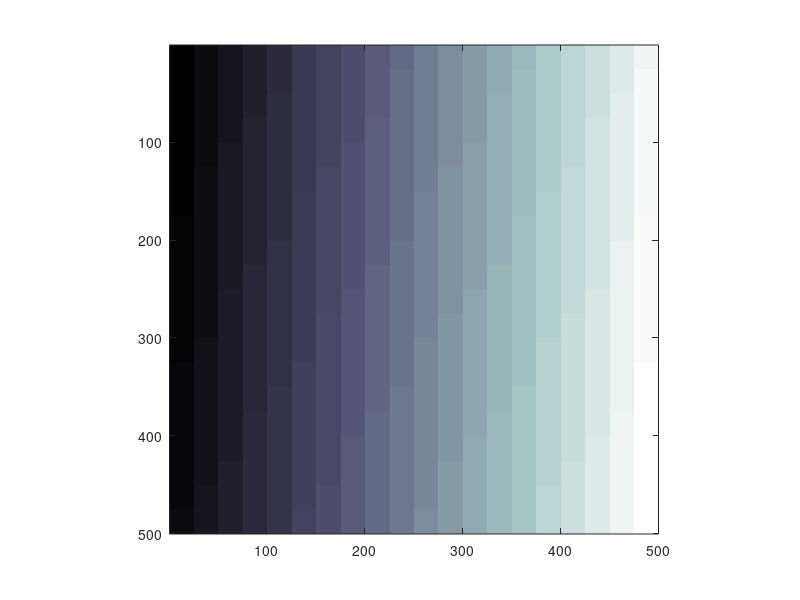

Reproduce this figure in MATLAB. (Note: this script raises an error after producing the figure.)
%% Data synthesis code for deep learning written by JYoon 2022.09.06
close all, clear all, clc

%% Color chart data synthesis

%% Parameters (여기서 파라미터 변환 가능)

% 450 nm (909) - 700 nm (1770)
% numbers_of_data=100;
base_size=[500 500]; % 기본 바탕 이미지 크기
img_size=[250 250]; % DL에 사용할 이미지 크기
seg_size=25; % 더 작게 조정하면 여러개 컬러 데이터 학습 가능
total_colors=18;
input_channel=25; 
output_channel=75;

mode_setting = 1; %1: Reflection, 2: Absorption, 3: Raw sample signal (normalization 과정 없는 신호)


% m_path='D:\Projects\015_Deep_learning_based_HSI\Synthetic_code\data_220903' % 데이터 저장경로
% data_path = 'D:\Projects\015_Deep_learning_based_HSI\Synthetic_code';
numbers_of_data=500; % Training 데이터 생성 갯수
numbers_of_test=5; % Test 용 데이터 수
num_of_color_selected=15; % Training에 사용할 색상 수
dataset_num = 2; % 데이터 셋 갯수, 설정한 숫자만큼 폴더가 생성됨
noise_level = 0.05; % 최소 값의 5% 노이즈 추가
%% Base target synthesis
% 기본 바탕 이미지를 만든 후 랜덤하게 회전해서 사용.
vertical_num = floor(base_size(1)/seg_size); 
row_base=repmat(reshape(repmat([1:vertical_num],seg_size,1),1,[])',[1 seg_size]);
seg_base_img=[];
for ff=1:1:vertical_num
    seg_base_img=[seg_base_img, row_base+(ff-1)*vertical_num];
end
figure(35), imagesc(seg_base_img),axis image, colormap('bone')
%% Load GT data
% cd(data_path)
load('Biological_data.mat') 
% Ref_data contains 1: Wavelength, 2: White background, 3: Dark background
% e.g. if you want to select the wavelength information, you should call as
% wavelength = Ref_data(:,1);
% C_data contains raw data of 18 different colours
%% Data preparation
return
Ref_data=gt_data{2};% 220706 측정 데이터 확용 각 색상 5번씩 측정
wavelength=Ref_data(:,1);
average_white_bg=mean(Ref_data(:,2:6),2);
white_bg=repmat(average_white_bg,[1 size(Ref_data,2)]);

switch mode_setting
    case 1
        sample_data = (Ref_data)./(white_bg); %반사값 
    case 2
        sample_data = abs(-log10((Ref_data)./(white_bg))); %흡수값
    case 3
        sample_data = (Ref_data)/max(max(white_bg)); % Raw data를 0-1로 normalization
end

% %% Data viewing code (각 스펙트럼 확인)
% for ii=1:1:23
%     figure(35), plot(wavelength, sample_data(:,(ii*5)+2)), title(num2str(ii)),axis([400 700 0 1])
%     pause()
% end
% % 숫자는 read_me.ppt에 있는 색상을 의미함.


%% Reshape_GT data
w_length=imresize(wavelength(909:1770), [output_channel,1]);
N_colors=imresize(sample_data(909:1770,:), [output_channel,size(Ref_data,2)]);
% %% Data viewing code for resized data (output channel 개수로 변환된 데이터 확인)
% for ii=1:1:total_colors
%     figure(35), plot(w_length, N_colors(:,ii*5+2)), title(num2str(ii)),ylim([0 1])
% %     figure(35), plot(w_length, abs(-log10(N_colors(:,ii*5+2)))), title(num2str(ii)),ylim([0 2])
%     pause(0.1)
% end
%% Filter parameters

filtered_w_length=imresize(wavelength(909:1770),[input_channel,1]);
filter_transmittance=[1:1:output_channel]*0.4/output_channel+0.8;
filter_band_width=round(linspace(15,75,output_channel));


%% Filter generation
filter_pos=round(linspace(909,1700,input_channel));
filters=zeros(length(wavelength),input_channel);
for ff=1:1:length(filter_pos)
    temp_filter=normpdf([1:1:length(wavelength)],filter_pos(ff),filter_band_width(ff));
    temp_filter=temp_filter/max(max(temp_filter));
%     figure(12), plot(wavelength,temp_filter),axis([400 700 0 1])
%     hold on
%     pause(0.1)
    filters(:,ff)=temp_filter';
end
%% Filter applied spectrum
Filtered_colors=[];
weights=0.45;
for cc=2:1:size(Ref_data,2)
    temp_color=sample_data(:,cc);
    figure(35), plot(wavelength,temp_color),axis([450 700 0 1])
    temp_filtered_color=zeros(input_channel,1);
    for tt=1:1:size(filters,2)
        temp_filtered_color(tt,1)=sum(sum(temp_color.*filters(:,tt)))/sum(sum(squeeze(filters(:,tt)>weights)));
        
    end
    
    Filtered_colors(:,cc)=temp_filtered_color;
end

return

%% Data generation
cd(m_path);
test_color=total_colors-num_of_color_selected;

for fol=1:1:dataset_num
    cd(m_path)
    mkdir(num2str(fol))
    rand_color_index=randperm(total_colors); % 각 데이터셋마다 랜덤하게 트레이닝에 쓸 color 선택
    cd(num2str(fol))
    mkdir('training')
    mkdir('test')
    cd('training')
    
    % training data set generator
    for nn=1:1:numbers_of_data+numbers_of_test % training 데이터 생성 후 같은 데이터 셋으로 테스트 데이터 생성 (seen data)
        
        % step1: 각 영역에 랜덤 색 부여
        random_color_img=zeros(size(seg_base_img));
        for ff=1:1:max(max(seg_base_img))
            random_color_img(find(seg_base_img==ff))=rand_color_index(round(rand(1)*(num_of_color_selected-1)+1)); % 각 영역에 1-선택된 숫자 사이 랜덤 숫자 생성
        end
        rotated_seg_img=imrotate(random_color_img,rand(1)*360-180);
        c_pos=[round(size(rotated_seg_img,1)/2),round(size(rotated_seg_img,2)/2)];
        cropped_img=rotated_seg_img(c_pos(1)-img_size(1)/2:c_pos(1)+img_size(1)/2-1,c_pos(2)-img_size(2)/2:c_pos(2)+img_size(2)/2-1);
        
        % step2: GT data and filtered data synthesis
        GT_data=zeros(img_size(1),img_size(2),output_channel);
        Filtered_data=zeros(img_size(1),img_size(2),input_channel);
        
        for cc=1:1:total_colors
            % 각 색상이 5번씩 측정 되었기 때문에 1-5 사이의 랜덤 넘버를 생성해 활용
            rand_measure_num=round(rand(1)*4+1);
            selected_area = squeeze(cropped_img==cc);
            GT_color_matrix=zeros(img_size(1),img_size(2),output_channel);
            Filtered_color_matrix=zeros(img_size(1),img_size(2),input_channel);
            if find(selected_area>0)
                % data 형태가 1열 wavelength, 2-6 wihte 7-11 1번 색상, 12-16 2번
                % 색상----- 이기 때문에 cc*5+1+rand_measure_num index 사용
                
                GT_color_matrix=repmat(reshape(N_colors(:,cc*5+1+rand_measure_num),[1,1,output_channel]),[img_size(1),img_size(2),1]).*repmat(selected_area,[1,1,output_channel]);
                Filtered_color_matrix=repmat(reshape(Filtered_colors(:,cc*5+1+rand_measure_num),[1,1,input_channel]),[img_size(1),img_size(2),1]).*repmat(selected_area,[1,1,input_channel]);
            end
            
            GT_data=GT_data+GT_color_matrix;
            Filtered_data=Filtered_data+Filtered_color_matrix;
        end
        
        % 노이즈 추가
        Noise_data=rand(size(Filtered_data,1),size(Filtered_data,2),size(Filtered_data,3))*mean(min(min(Filtered_data)))*noise_level;%최소 값의 5% random noise 추가
        Filtered_data=Filtered_data+Noise_data;
        if nn<numbers_of_data+1
            cd(m_path)
            cd(num2str(fol))
            cd('training')
            save(strcat(num2str(nn),'.mat'),'GT_data','Filtered_data','num_of_color_selected','rand_color_index','-v7.3')
        else
            cd(m_path)
            cd(num2str(fol))
            cd('test')
            save(strcat('seen',num2str(nn-numbers_of_data),'.mat'),'GT_data','Filtered_data','num_of_color_selected','rand_color_index','-v7.3')
        end
        
    end
    
    
    % test set 학습에 쓰이지 않은 colorchart로 test용 data 생성 (unseen data)
    cd(m_path)
    cd(num2str(fol))
    cd('test')
    mkdir('output')
    
    
    for nn=1:1:numbers_of_test
        
        % step1: synthesizing base image with random colors
        
        % 각 영역에 랜덤 색 부여
        random_color_img=zeros(size(seg_base_img));
        for ff=1:1:max(max(seg_base_img))
            %         random_color_img(find(seg_base_img==ff))=round(rand(1)*(total_colors-1)+1); % 각 영역에 랜덤하게 1-23 사이 숫자 부여
            random_color_img(find(seg_base_img==ff))=rand_color_index(num_of_color_selected+round(rand(1)*(test_color-1)+1)); % 각 영역에 테스트용 랜덤 숫자 생성
        end
        rotated_seg_img=imrotate(random_color_img,rand(1)*360-180);
        c_pos=[round(size(rotated_seg_img,1)/2),round(size(rotated_seg_img,2)/2)];
        cropped_img=rotated_seg_img(c_pos(1)-img_size(1)/2:c_pos(1)+img_size(1)/2-1,c_pos(2)-img_size(2)/2:c_pos(2)+img_size(2)/2-1);
        
        % step2: GT data and filtered data synthesis
        GT_data=zeros(img_size(1),img_size(2),output_channel);
        Filtered_data=zeros(img_size(1),img_size(2),input_channel);
        
        for cc=1:1:total_colors
            % 각 색상이 5번씩 측정 되었기 때문에 1-5 사이의 랜덤 넘버를 생성해 활용
            rand_measure_num=round(rand(1)*4+1);
            selected_area = squeeze(cropped_img==cc);
            GT_color_matrix=zeros(img_size(1),img_size(2),output_channel);
            Filtered_color_matrix=zeros(img_size(1),img_size(2),input_channel);
            if find(selected_area>0)
                % data 형태가 1열 wavelength, 2-6 wihte 7-11 1번 색상, 12-16 2번
                % 색상----- 이기 때문에 cc*5+1+rand_measure_num index 사용
                GT_color_matrix=repmat(reshape(N_colors(:,cc*5+1+rand_measure_num),[1,1,output_channel]),[img_size(1),img_size(2),1]).*repmat(selected_area,[1,1,output_channel]);
                Filtered_color_matrix=repmat(reshape(Filtered_colors(:,cc*5+1+rand_measure_num),[1,1,input_channel]),[img_size(1),img_size(2),1]).*repmat(selected_area,[1,1,input_channel]);
                %             figure(35), subplot(1,2,1),imagesc(selected_area),axis image
                %             subplot(1,2,2),imagesc(GT_color_matrix(:,:,1)),axis image
                %             pause()
                
                
            end
            
            GT_data=GT_data+GT_color_matrix;
            Filtered_data=Filtered_data+Filtered_color_matrix;
            %         figure(35), subplot(1,2,1),imagesc(selected_area),axis image
            %         subplot(1,2,2),imagesc(GT_data(:,:,1),[0 1]),axis image
            %         pause()
            
        end
        %     figure(37), plot(squeeze(Filtered_data(100,100,:)))
        % 노이즈 추가
        %     Noise_data=rand(size(Filtered_data,1),size(Filtered_data,2),size(Filtered_data,3))*0.015;%0.015 이하의 random noise 추가
        Noise_data=rand(size(Filtered_data,1),size(Filtered_data,2),size(Filtered_data,3))*mean(min(min(Filtered_data)))*noise_level;%최소 값의 5% random noise 추가
        
        Filtered_data=Filtered_data+Noise_data;
        save(strcat('unseen',num2str(nn),'.mat'),'GT_data','Filtered_data','num_of_color_selected','rand_color_index','-v7.3')
    end
end


%% Data viewing (데이터 확인용)
% target_area=[30,30];
% figure(37),
% subplot(2,2,1), imagesc(GT_data(:,:,1)),axis image,axis off
% subplot(2,2,2), plot(w_length, squeeze(GT_data(target_area(1),target_area(2),:)))
% subplot(2,2,3), imagesc(Filtered_data(:,:,1)),axis image,axis off
% subplot(2,2,4), plot(filtered_w_length, squeeze(Filtered_data(target_area(1),target_area(2),:)),'o')

%% Biological test data preparation
cd(data_path)
load('Biological_data.mat') 
total_sam_num=8; % 샘플 8종류

% Ref_data contains 1: Wavelength, 2: BG1, 3: 100% oxy blood, 4: deoxy
% blood, 5: BG2, 6: 100% oxy blood#2, 7: deoxy blood#2 8: BG for meat 9:
% Lipid, 10:Lipid#2 11:Muscle, 12:Muscle#2
%%
bg_data = [Biological_data(:,2),Biological_data(:,2),Biological_data(:,5),Biological_data(:,5),Biological_data(:,8),Biological_data(:,8),Biological_data(:,8),Biological_data(:,8)];
bio_data = [Biological_data(:,3),Biological_data(:,4),Biological_data(:,6),Biological_data(:,7),Biological_data(:,9),Biological_data(:,10),Biological_data(:,11),Biological_data(:,12)];

switch mode_setting
    case 1
        sample_data = (bio_data)./(bg_data); %반사값 
    case 2
        sample_data = abs(-log10((bio_data)./(bg_data))); %흡수값
    case 3
        sample_data=bio_data;
        sample_data(:,1:2)=sample_data(:,1:2)/max(max(bg_data(:,1)));
        sample_data(:,3:4)=sample_data(:,1:2)/max(max(bg_data(:,3)));
        sample_data(:,5:8)=sample_data(:,1:2)/max(max(bg_data(:,5)));
        % Raw data를 0-1로 normalization
end

%% 데이터 확인
% for ii=1:1:size(sample_data,2)
%     
%     figure(4),
%     plot(Biological_data(:,1),sample_data(:,ii)),axis([400 700 0 1]), hold on
%     pause(0.1)
% end
% hold off

%% 데이터 차원 맞추기
resized_sample_data = zeros(3205,size(sample_data,2));
wavelength=imresize(Biological_data(10:end-1,1),[3205,1]);
for ii=1:1:size(sample_data,2)
    resized_sample_data(:,ii) = imresize(sample_data(10:end-1,ii),[3205 ,1]);
end
%% 데이터 확인
% for ii=1:1:size(sample_data,2)
%     
%     figure(5),
%     plot(wavelength,resized_sample_data(:,ii)),axis([400 700 0 1]), hold on
%     pause(0.1)
% end
% hold off

%%  Reshape_GT data
w_length=imresize(wavelength(909:1770), [output_channel,1]);
N_colors=imresize(resized_sample_data(909:1770,:), [output_channel,size(resized_sample_data,2)]);
%% Filter applied spectrum
Filtered_colors=[];
for cc=1:1:size(resized_sample_data,2)
    temp_color=resized_sample_data(:,cc);
    %     figure(35), plot(wavelength,temp_color),axis([450 700 0 1])
    temp_filtered_color=zeros(input_channel,1);
    for tt=1:1:size(filters,2)
        temp_filtered_color(tt,1)=sum(sum(temp_color.*filters(:,tt).*squeeze(filters(:,tt)>0.35)))/sum(sum(squeeze(filters(:,tt)>0.35)));
        
    end
    
    figure(36), plot(filtered_w_length, temp_filtered_color,'o'),ylim([0 1]), hold on
    
    pause(0.1)
    Filtered_colors(:,cc)=temp_filtered_color;
end
%% Data generation
for fol=1:1:dataset_num
    cd(m_path)
    cd(num2str(fol))
    cd('test')
    for nn=1:1:5
        % step1: synthesizing base image with random colors
        
        % 각 영역에 랜덤 색 부여
        random_color_img=zeros(size(seg_base_img));
        for ff=1:1:max(max(seg_base_img))
            random_color_img(find(seg_base_img==ff))=round(rand(1)*(total_sam_num-1)+1); % 각 영역에 랜덤하게 1-8 사이 숫자 부여
        end
        rotated_seg_img=imrotate(random_color_img,rand(1)*360-180);
        c_pos=[round(size(rotated_seg_img,1)/2),round(size(rotated_seg_img,2)/2)];
        cropped_img=rotated_seg_img(c_pos(1)-img_size(1)/2:c_pos(1)+img_size(1)/2-1,c_pos(2)-img_size(2)/2:c_pos(2)+img_size(2)/2-1);
        figure(36), imagesc(cropped_img,[0 total_sam_num]),axis image, colormap('bone')
        
        % step2: GT data and filtered data synthesis
        GT_data=zeros(img_size(1),img_size(2),output_channel);
        Filtered_data=zeros(img_size(1),img_size(2),input_channel);
        
        for cc=1:1:total_sam_num
            selected_area = squeeze(cropped_img==cc);
            GT_color_matrix=zeros(img_size(1),img_size(2),output_channel);
            Filtered_color_matrix=zeros(img_size(1),img_size(2),input_channel);
            if find(selected_area>0)
  
                GT_color_matrix=repmat(reshape(N_colors(:,cc),[1,1,output_channel]),[img_size(1),img_size(2),1]).*repmat(selected_area,[1,1,output_channel]);
                Filtered_color_matrix=repmat(reshape(Filtered_colors(:,cc),[1,1,input_channel]),[img_size(1),img_size(2),1]).*repmat(selected_area,[1,1,input_channel]);
            end
            
            GT_data=GT_data+GT_color_matrix;
            Filtered_data=Filtered_data+Filtered_color_matrix;
            %         figure(35), subplot(1,2,1),imagesc(selected_area),axis image
            %         subplot(1,2,2),imagesc(GT_data(:,:,1),[0 1]),axis image
            %         pause()
            
        end
%         figure(37), plot(squeeze(Filtered_data(100,100,:)))
        % 노이즈 추가
        Noise_data=rand(size(Filtered_data,1),size(Filtered_data,2),size(Filtered_data,3))*mean(min(min(Filtered_data)))*noise_level;%최소 값의 5% 노이즈 레벨
        Filtered_data=Filtered_data+Noise_data;
        
        figure(38),
        subplot(1,2,1), plot(squeeze(GT_data(100,100,:)),'o')
        subplot(1,2,2), plot(squeeze(Filtered_data(100,100,:)),'o')
        save(strcat('Biological_data_',num2str(nn),'.mat'),'GT_data','Filtered_data','-v7.3')
    end
end